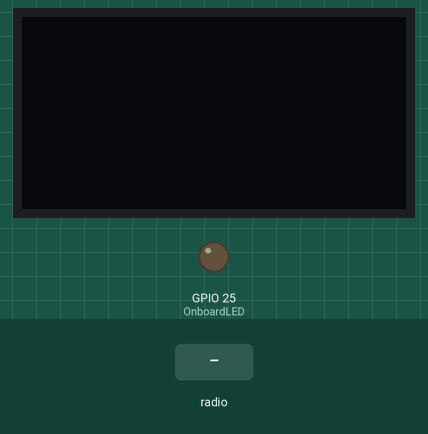
Simulated run of this program. Board: ESP32 board running MicroPython. On the bench: 128×64 one-colour display, output pins drawn as LEDs (lit = HIGH). The test bench sets the inputs (shaded band). The OLED is the two-colour kind (top 16 rows yellow); library files of the repository ran but are not shown: ssd1306.py; pins used as bus, display or sensor lines are not drawn; what the program prints to the serial console is not drawn.

Above: at 3.2 s.
3.3 s: radio message "1" arrives
At 4.7 s:
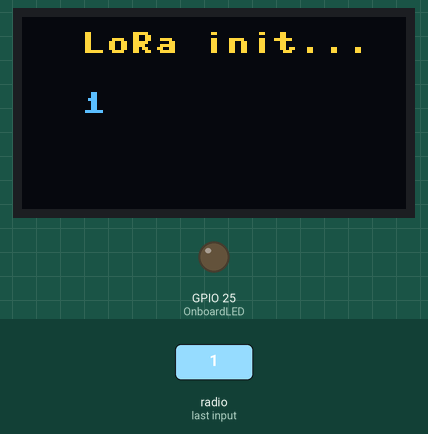
Timing chart, 0 to 6.3 s (numbered marks = the images above; inputs shaded):
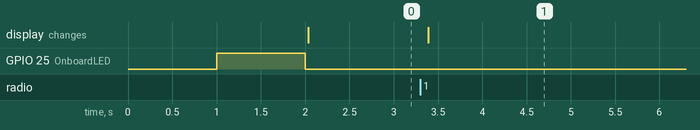

Measured:
- after the input at 3.3 s, the display: changes after 0.09 s (image 1)

The program:

heltec_ssd1306.py
```python
from machine import Pin, I2C, SPI
import ssd1306, time, network
from sx127x import SX127x


OnboardLED = Pin(25, Pin.OUT)

time.sleep(1)
OnboardLED.value(not OnboardLED.value())
time.sleep(1)
OnboardLED.value(not OnboardLED.value())


class heltec:
    def init():
        ###
        heltec.device_config = {'miso':19,'mosi':27,'ss':18,'sck':5,'dio_0':35,'reset':14,'led':2}
        heltec.lora_parameters = {
            'frequency': 868E6, 'tx_power_level': 2,
            'signal_bandwidth': 125E3,  'spreading_factor': 8,
            'coding_rate': 5, 'preamble_length': 8,
            'implicit_header': False,'sync_word': 0x12,
            'enable_CRC': False,'invert_IQ': False,
        }
        heltec.device_spi = SPI(baudrate=10000000,
                polarity=0, phase=0, bits=8, firstbit=SPI.MSB,
                sck = Pin(heltec.device_config['sck'], Pin.OUT, Pin.PULL_DOWN),
                mosi = Pin(heltec.device_config['mosi'], Pin.OUT, Pin.PULL_UP),
                miso = Pin(heltec.device_config['miso'], Pin.IN, Pin.PULL_UP))
        heltec.lora = SX127x(heltec.device_spi, pins=heltec.device_config, parameters=heltec.lora_parameters)
        # Heltec LoRa 32 with OLED Display
        heltec.oled_width = 128
        heltec.oled_height = 64
        # OLED reset pin
        heltec.i2c_rst = Pin(16, Pin.OUT)
        # Initialize the OLED display
        heltec.i2c_rst.value(0)
        time.sleep_ms(5)
        heltec.i2c_rst.value(1) # must be held high after initialization
        # Setup the I2C lines
        heltec.i2c_scl = Pin(15, Pin.OUT, Pin.PULL_UP)
        heltec.i2c_sda = Pin(4, Pin.OUT, Pin.PULL_UP)
        # Create the bus object
        heltec.i2c = I2C(scl=heltec.i2c_scl, sda=heltec.i2c_sda)
        # Create the display object
        heltec.oled = ssd1306.SSD1306_I2C(heltec.oled_width, heltec.oled_height, heltec.i2c)

    def fill(n):
        heltec.oled.fill(n)
        heltec.oled.show()

    def text(str,x,y):
        heltec.oled.text(str,x,y)
        heltec.oled.show()

    def line(x1,y1,x2,y2,bold):
        heltec.oled.line(x1,y1,x2,y2, bold)
        heltec.oled.show()


def receive(lora):
    print("LoRa Receiver")
    while True:
        if lora.received_packet():
            lora.blink_led()
            payload = lora.read_payload()
            heltec.fill(0)
            heltec.text('LoRa init...', 20, 5)
            heltec.text(payload, 20, 25)

heltec.init()
receive(heltec.lora)
heltec.text('LoRa init...', 20, 5)
```
